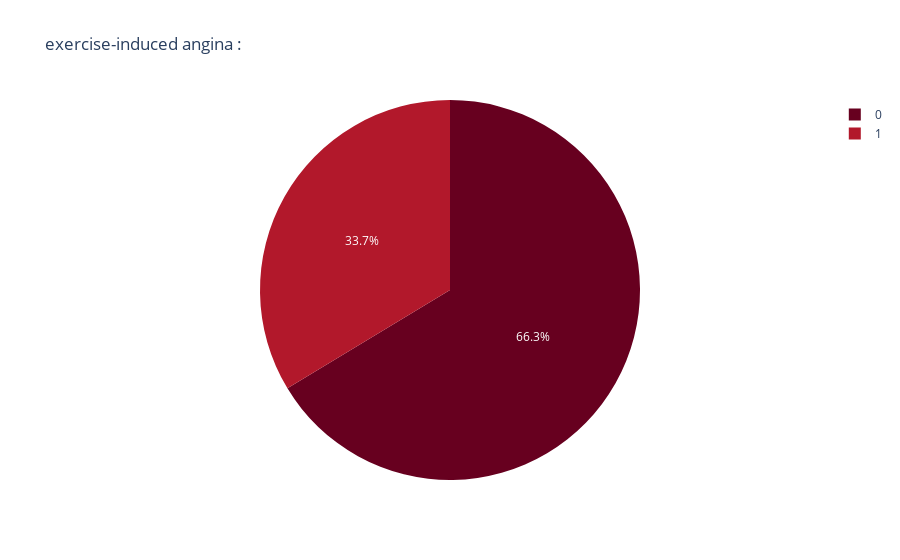

Here is the notebook cell this chart was saved with:
### Code cell
px.pie(df,'exang', title='exercise-induced angina :',color_discrete_sequence=px.colors.sequential.RdBu)

### Figure 1 — Plotly figure (JSON) as saved in the notebook; plotly's stock layout.template omitted (floating-point values rounded to 4 significant figures; data arrays with more than 128 entries replaced by an {"elided": "..."} marker saying what was removed)
{"data": [{"domain": {"x": [0, 1], "y": [0, 1]}, "hovertemplate": "exang=%{label}<extra></extra>", "labels": {"elided": "1025 int values"}, "legendgroup": "", "name": "", "showlegend": true, "type": "pie"}], "layout": {"legend": {"tracegroupgap": 0}, "piecolorway": ["rgb(103,0,31)", "rgb(178,24,43)", "rgb(214,96,77)", "rgb(244,165,130)", "rgb(253,219,199)", "rgb(247,247,247)", "rgb(209,229,240)", "rgb(146,197,222)", "rgb(67,147,195)", "rgb(33,102,172)", "rgb(5,48,97)"], "title": {"text": "exercise-induced angina :"}}}
